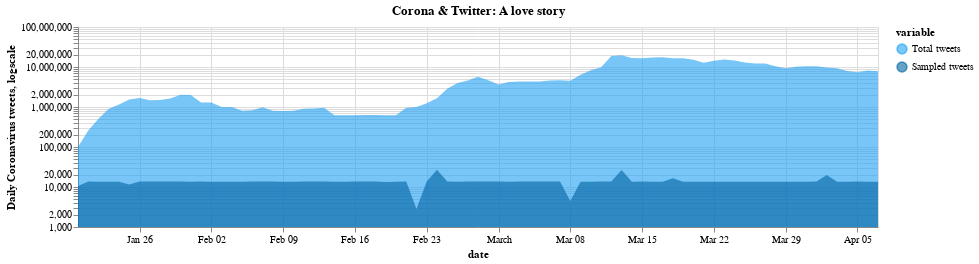

The code cell stored with this chart in its notebook:
### Code cell
chart = alt.Chart(melted).mark_area(opacity = .6).encode(
    y = alt.Y('value',
          scale=alt.Scale(type='log'), title = "Daily Coronavirus tweets, logscale", stack = None),
    x="date:T",
    color=alt.Color('variable', scale=alt.Scale(domain=["Total tweets", "Sampled tweets"], range=[twittercol,  twittercol2]))

    ).properties(
    width=800,
    height=200,
    title = "Corona & Twitter: A love story"
)


nearest = alt.selection(type='single', nearest=True, on='mouseover',
                        fields=['date'], empty='none')

selectors = alt.Chart(melted).mark_point().encode(
    x='date:T',
    opacity=alt.value(0),
).add_selection(
    nearest
)

points = chart.mark_point().encode(
    opacity=alt.condition(nearest, alt.value(1), alt.value(0))
)

text = chart.mark_text(align='left', color = "black", dx=5, dy=-20).encode(
    text=alt.condition(nearest, "date:T", alt.value(' '))
)

text2 = chart.mark_text(align='left', color = "black", dx=5, dy=-5).encode(
    text=alt.condition(nearest, "value:Q", alt.value(' '))
)


rules = alt.Chart(melted).mark_rule(color='gray').encode(
    x='date:T',
).transform_filter(
    nearest
)

alt.layer(chart, selectors, points, rules, text, text2).resolve_scale(
    y = 'shared'
)

### Figure 1 — Vega-Lite specification as saved in the notebook (floating-point values rounded to 4 significant figures; data arrays with more than 128 entries replaced by an {"elided": "..."} marker saying what was removed)
{"config": {"view": {"continuousWidth": 400, "continuousHeight": 300}}, "layer": [{"mark": {"type": "area", "opacity": 0.6}, "encoding": {"color": {"type": "nominal", "field": "variable", "scale": {"domain": ["Total tweets", "Sampled tweets"], "range": ["#1da1f2", "#0062a2"]}}, "x": {"type": "temporal", "field": "date"}, "y": {"type": "quantitative", "field": "value", "scale": {"type": "log"}, "stack": null, "title": "Daily Coronavirus tweets, logscale"}}, "height": 200, "title": "Corona & Twitter: A love story", "width": 800}, {"mark": "point", "encoding": {"opacity": {"value": 0}, "x": {"type": "temporal", "field": "date"}}, "selection": {"selector013": {"type": "single", "nearest": true, "on": "mouseover", "fields": ["date"], "empty": "none"}}}, {"mark": "point", "encoding": {"color": {"type": "nominal", "field": "variable", "scale": {"domain": ["Total tweets", "Sampled tweets"], "range": ["#1da1f2", "#0062a2"]}}, "opacity": {"condition": {"value": 1, "selection": "selector013"}, "value": 0}, "x": {"type": "temporal", "field": "date"}, "y": {"type": "quantitative", "field": "value", "scale": {"type": "log"}, "stack": null, "title": "Daily Coronavirus tweets, logscale"}}, "height": 200, "title": "Corona & Twitter: A love story", "width": 800}, {"mark": {"type": "rule", "color": "gray"}, "encoding": {"x": {"type": "temporal", "field": "date"}}, "transform": [{"filter": {"selection": "selector013"}}]}, {"mark": {"type": "text", "align": "left", "color": "black", "dx": 5, "dy": -20}, "encoding": {"color": {"type": "nominal", "field": "variable", "scale": {"domain": ["Total tweets", "Sampled tweets"], "range": ["#1da1f2", "#0062a2"]}}, "text": {"condition": {"type": "temporal", "field": "date", "selection": "selector013"}, "value": " "}, "x": {"type": "temporal", "field": "date"}, "y": {"type": "quantitative", "field": "value", "scale": {"type": "log"}, "stack": null, "title": "Daily Coronavirus tweets, logscale"}}, "height": 200, "title": "Corona & Twitter: A love story", "width": 800}, {"mark": {"type": "text", "align": "left", "color": "black", "dx": 5, "dy": -5}, "encoding": {"color": {"type": "nominal", "field": "variable", "scale": {"domain": ["Total tweets", "Sampled tweets"], "range": ["#1da1f2", "#0062a2"]}}, "text": {"condition": {"type": "quantitative", "field": "value", "selection": "selector013"}, "value": " "}, "x": {"type": "temporal", "field": "date"}, "y": {"type": "quantitative", "field": "value", "scale": {"type": "log"}, "stack": null, "title": "Daily Coronavirus tweets, logscale"}}, "height": 200, "title": "Corona & Twitter: A love story", "width": 800}], "data": {"name": "data-a1cead71e4a40a64f17189a5901bfe17"}, "resolve": {"scale": {"y": "shared"}}, "$schema": "https://vega.github.io/schema/vega-lite/v4.8.1.json", "datasets": {"data-a1cead71e4a40a64f17189a5901bfe17": {"elided": "158 records"}}}
